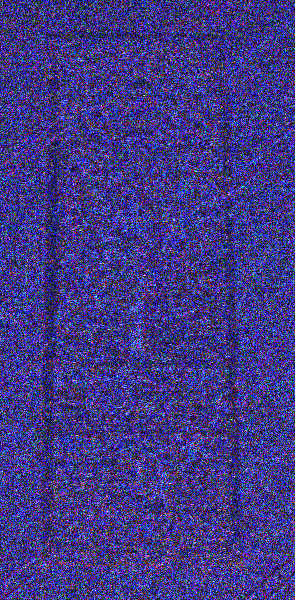
#> input picture outputs/forensics/ela/chilbolton_message_2001_tt/chilbolton_message_2001_tt_ela_q90.png, 295 x 600 px; its folder holds only this picture in this run
$ python info_theory.py ../../outputs/forensics/ela/chilbolton_message_2001_tt/chilbolton_message_2001_tt_ela_q90.png
#> lines starting #> are read from the running program, lines starting #| are printed output that depends on the picture; after the words box and inside, x2 and y2 are one past the last pixel; in counts of white or black regions, pixels touching at a corner belong together
### tools/ccat/ccat.py
"""Crop Circle Analysis Toolkit (CCAT)

Local-first geometry / fractal / metadata probes for aerial crop-circle photos.
Designed for the TIN-STUDY foil-hat lab — not for claiming aliens (Hecklefish sighs).
"""

from __future__ import annotations

import argparse
import json
import math
from dataclasses import asdict, dataclass, field
from pathlib import Path
from typing import Any

import cv2
import numpy as np
from PIL import Image
from PIL.ExifTags import TAGS


@dataclass
class AnalysisResult:
    path: str
    width: int
    height: int
    edge_pixel_ratio: float
    circles_detected: int
    lines_detected: int
    mean_intensity: float
    intensity_std: float
    fractal_dimension: float | None
    symmetry: dict[str, float] = field(default_factory=dict)
    exif: dict[str, Any] = field(default_factory=dict)
    notes: list[str] = field(default_factory=list)

    def to_dict(self) -> dict[str, Any]:
        return asdict(self)


def load_bgr(path: Path) -> np.ndarray:
    img = cv2.imread(str(path), cv2.IMREAD_COLOR)
#> img is the input picture: shape (600, 295, 3); mean B, G, R 133.5, 55.8, 64
    if img is None:
        raise FileNotFoundError(f"Could not read image: {path}")
    return img


# [19 lines left out: functions extract_exif, edge_ratio, not called in this run]


def detect_circles(gray: np.ndarray, return_array: bool = False):
    """Conservative Hough circle count — tuned to avoid wheat-texture false positives.

    Still approximate: verify against claimed circle counts (e.g. Julia Set = 151).
    """
    blur = cv2.GaussianBlur(gray, (9, 9), 2.0)
    h, w = gray.shape
    min_r = max(6, min(h, w) // 60)
    max_r = max(min_r + 1, min(h, w) // 6)
    circles = cv2.HoughCircles(
        blur,
        cv2.HOUGH_GRADIENT,
        dp=1.2,
        minDist=max(min_r * 1.5, 10),
        param1=120,
        param2=40,
        minRadius=min_r,
        maxRadius=max_r,
    )
    if circles is None:
        return (None, 0) if return_array else 0
    count = int(circles.shape[1])
    return (circles, count) if return_array else count


# [162 lines left out: functions detect_lines, box_counting_dimension, rotational_symmetry_score, mirror_symmetry_score, analyze_image, batch_analyze and 1 more, not called in this run]


# [2 lines that do not run on import are left out]

### tools/ccat/preprocess.py
"""Image conditioning BEFORE geometry / fractal / bit reading.

Order: load → (optional) perspective_correct → grayscale → binarize → morph cleanup.
Never run Hough / ratio math on a raw aerial without a mask.

B3 additions (2026-07-25): crop_stubble_mask (excess-green separation of laid vs
standing crop) and a --corners-json CLI hook for perspective_correct. Edmonton
ortho is intentionally left to local (needs hand-picked corner JSON).
"""

from __future__ import annotations

import argparse
import json
from pathlib import Path

import cv2
import numpy as np


def to_grayscale(img: np.ndarray) -> np.ndarray:
    if img.ndim == 2:
        return img
    return cv2.cvtColor(img, cv2.COLOR_BGR2GRAY)
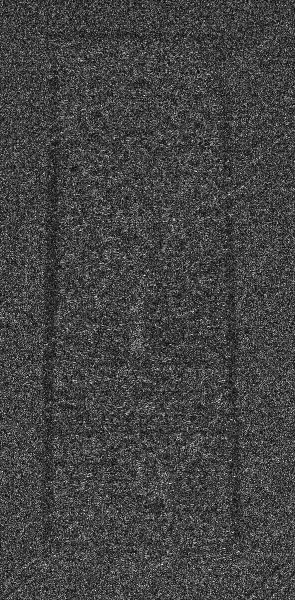
#> returned value: shape (600, 295); min 0, max 255, mean 67.1


def binarize(img: np.ndarray, method: str = "otsu", block_size: int = 51, C: int = 5) -> np.ndarray:
    """Return boolean mask True = flattened / 'ink' (minority class preference)."""
#> called with method = 'otsu', block_size = 51, C = 5
    gray = to_grayscale(img)
    if method == "otsu":
        _, bw = cv2.threshold(gray, 0, 255, cv2.THRESH_BINARY + cv2.THRESH_OTSU)
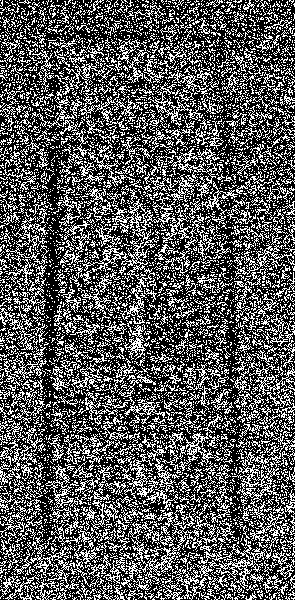
#> bw: shape (600, 295); 34.6% white in thin lines or dots
    elif method == "adaptive":
        bw = cv2.adaptiveThreshold(
            gray, 255, cv2.ADAPTIVE_THRESH_GAUSSIAN_C, cv2.THRESH_BINARY, block_size | 1, C
        )
    else:
        raise ValueError(f"unknown method: {method}")

    fg = bw > 0
#> fg: shape (600, 295) bool; 34.6% white in thin lines or dots
    # Prefer minority as feature (works for light stubble on dark crop and reverse)
    if fg.mean() > 0.5:
        fg = ~fg
    return fg


def morphological_cleanup(mask: np.ndarray, open_px: int = 2, close_px: int = 2) -> np.ndarray:
#> called with open_px = 2, close_px = 2
    out = mask.astype(np.uint8) * 255
    if open_px > 0:
        k = cv2.getStructuringElement(cv2.MORPH_ELLIPSE, (open_px * 2 + 1, open_px * 2 + 1))
        out = cv2.morphologyEx(out, cv2.MORPH_OPEN, k)
#> out: shape (600, 295); every value is 0
    if close_px > 0:
        k = cv2.getStructuringElement(cv2.MORPH_ELLIPSE, (close_px * 2 + 1, close_px * 2 + 1))
        out = cv2.morphologyEx(out, cv2.MORPH_CLOSE, k)
    return out > 0


# [39 lines left out: functions crop_stubble_mask, perspective_correct, load_corners_json, not called in this run]


def pipeline(
    img: np.ndarray,
    method: str = "otsu",
    open_px: int = 2,
    close_px: int = 2,
    src_quad: np.ndarray | None = None,
    out_size: tuple[int, int] = (1024, 1024),
) -> dict:
    work = img
    if src_quad is not None:
        work = perspective_correct(work, src_quad, out_size=out_size)
    gray = to_grayscale(work)
    raw_mask = binarize(gray, method=method)
    mask = morphological_cleanup(raw_mask, open_px=open_px, close_px=close_px)
    return {
        "image": work,
        "gray": gray,
        "mask_raw": raw_mask,
        "mask": mask,
        "ink_fraction": float(mask.mean()),
    }


# [28 lines left out: function main, not called in this run]


# [2 lines that do not run on import are left out]

### tools/ccat/info_theory.py
"""Geometry information probes: radius-sequence entropy, diatonic hits, log-spiral fit.

Run on circle lists from Hough (prefer preprocessed masks) or synthetic generators.
"""

from __future__ import annotations

import argparse
import json
import math
from pathlib import Path

import cv2
import numpy as np

try:
    from .ccat import detect_circles, load_bgr
    from .preprocess import pipeline, to_grayscale
except ImportError:
    from ccat import detect_circles, load_bgr
    from preprocess import pipeline, to_grayscale

import sys

sys.path.insert(0, str(Path(__file__).resolve().parents[1] / "forensics"))
import encoding as E  # noqa: E402
import ratios as R  # noqa: E402


def shannon_entropy(values: np.ndarray, bins: int = 16) -> float:
    hist, _ = np.histogram(values, bins=bins, density=True)
    hist = hist[hist > 0]
    return float(-(hist * np.log2(hist)).sum()) if len(hist) else 0.0


def radius_sequence_stats(radii: list[float]) -> dict:
    r = np.asarray(radii, dtype=float)
    r = r[r > 0]
    if len(r) < 3:
        return {"n": int(len(r)), "error": "too_few"}
    ratios = r[1:] / r[:-1]
    return {
        "n": int(len(r)),
        "radius_entropy_bits": round(shannon_entropy(r), 4),
        "ratio_mean": round(float(ratios.mean()), 5),
        "ratio_std": round(float(ratios.std()), 5),
        "ratio_cv": round(float(ratios.std() / ratios.mean()), 5) if ratios.mean() else None,
        "log_spiral_like": bool(ratios.std() / ratios.mean() < 0.15 and ratios.mean() < 1.0)
        if ratios.mean()
        else False,
        "nearest_diatonic_first_ratio": str(R.nearest_diatonic(float(ratios[0])).note)
        if len(ratios)
        else None,
    }


def circles_from_image(path: Path, use_mask: bool = True) -> list[tuple[float, float, float]]:
    bgr = load_bgr(path)
    if use_mask:
        mask = pipeline(bgr)["mask"]
        # feed masked gray to Hough: standing crop suppressed
        gray = to_grayscale(bgr)
        masked = gray.copy()
        masked[~mask] = 0
        circs, _ = detect_circles(masked, return_array=True)
#> in detect_circles, `circles = cv2.HoughCircles( blur, cv2.HOUGH_GRADIENT, dp=1.2, minDist=..`: circles = None
    else:
        gray = to_grayscale(bgr)
        circs, _ = detect_circles(gray, return_array=True)
    if circs is None:
        return []
    return [(float(x), float(y), float(r)) for x, y, r in circs[0]]


def analyze(path: Path | None = None, synthetic_julia: bool = False) -> dict:
    if synthetic_julia:
        circles = E.generate_log_spiral_circles(n=150)
        src = "synthetic_log_spiral"
    else:
        assert path is not None
        circles = circles_from_image(path)
        src = str(path)
    radii = [c[2] for c in circles]
    # sort by distance from centroid for a crude spiral order
    if circles:
        cx = sum(c[0] for c in circles) / len(circles)
        cy = sum(c[1] for c in circles) / len(circles)
        ordered = sorted(circles, key=lambda c: math.hypot(c[0] - cx, c[1] - cy))
        radii_radial = [c[2] for c in ordered]
    else:
        radii_radial = radii

    julia_class = E.is_true_julia_set(circles) if len(circles) >= 10 else None
    return {
        "source": src,
        "n_circles": len(circles),
        "stats_detection_order": radius_sequence_stats(radii),
        "stats_radial_order": radius_sequence_stats(radii_radial),
        "julia_classification": julia_class,
    }


def main() -> None:
    ap = argparse.ArgumentParser()
    ap.add_argument("image", nargs="?")
    ap.add_argument("--synthetic-julia", action="store_true")
    ap.add_argument("--out", type=Path, default=None)
    args = ap.parse_args()
    result = analyze(Path(args.image) if args.image else None, synthetic_julia=args.synthetic_julia)
    text = json.dumps(result, indent=2)
    print(text)
    if args.out:
        args.out.parent.mkdir(parents=True, exist_ok=True)
        args.out.write_text(text)


if __name__ == "__main__":
    main()

$ run again, on outputs/forensics/ela/crabwood_2002_disc_crop/crabwood_2002_disc_crop_pair_q90.png
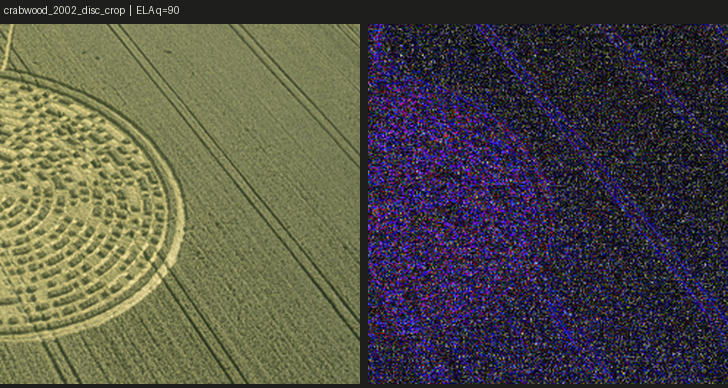
#> input picture outputs/forensics/ela/crabwood_2002_disc_crop/crabwood_2002_disc_crop_pair_q90.png, 728 x 388 px
#> in load_bgr, img is the input picture: shape (388, 728, 3); mean B, G, R 70.7, 79.1, 81.3
#> in binarize, `_, bw = cv2.threshold(gray, 0, 255, cv2.THRESH_BINARY + cv2.THRESH_OTSU)`:
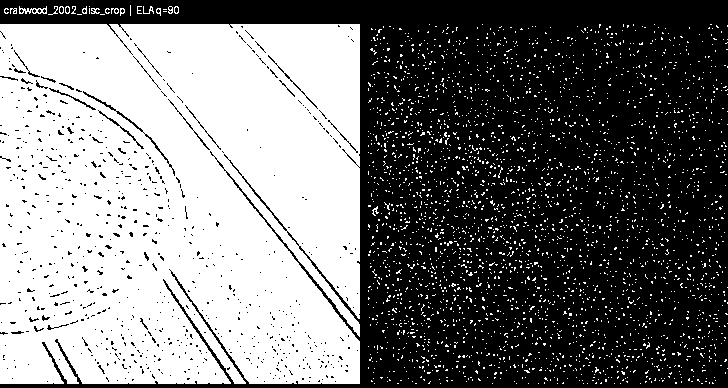
#> bw: shape (388, 728); 46.7% white; 2866 white regions (2851 under 20 px), largest, box (x1, y1, x2, y2) and area: (0, 24, 360, 384) 123729, (19, 6, 47, 14) 108, (143, 6, 154, 14) 34
#> in detect_circles, `blur = cv2.GaussianBlur(gray, (9, 9), 2.0)`:
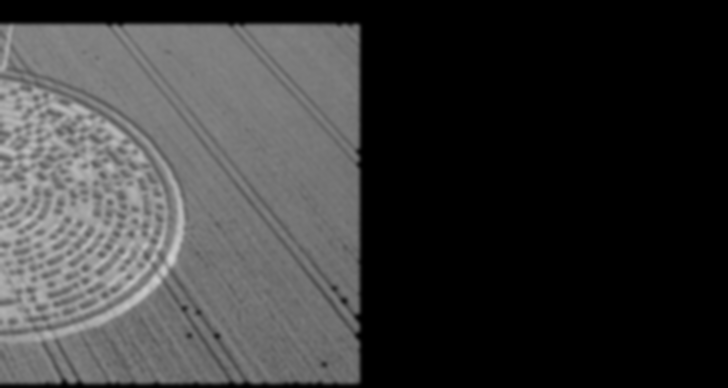
#> blur: shape (388, 728); min 0, max 207, mean 56.8
#> in detect_circles, `circles = cv2.HoughCircles( blur, cv2.HOUGH_GRADIENT, dp=1.2, minDist=..`: circles = 67 rows, first 8: [95.4, 195, 63.24], [85.8, 168.6, 63.24], [82.2, 189, 61.92], [101.4, 203.4, 63.24], [88.2, 240.6, 57.96], [119.4, 211.8, 63.24], [113.4, 197.4, 63.24], [102.6, 178.2, 59.28]
#> circs has the same summary as circles in detect_circles
#> in analyze, `circles = circles_from_image(path)`: circles = 67 items, first 6: (95.4, 195, 63.24), (85.8, 168.6, 63.24), (82.2, 189, 61.92), (101.4, 203.4, 63.24), (88.2, 240.6, 57.96), (119.4, 211.8, 63.24)
#> in analyze, `radii = [c[2] for c in circles]`: radii = 67 values, max 63.24 at index 0, min 17.04 at index 65, mean 38.43
#> cx = 80.44
#> cy = 210.4
#> ordered = 67 items, first 6: (82.2, 204.6, 60.6), (73.8, 197.4, 63.24), (65.4, 214.2, 56.64), (70.2, 223.8, 59.28), (83.4, 227.4, 63.24), (95.4, 195, 63.24)
#> radii_radial = 67 values, max 63.24 at index 1, min 17.04 at index 12, mean 38.43
#> in is_true_julia_set, ``: ratios = 66 values, max 1.57 at index 38, min 0.694 at index 39, mean 0.995
#> mean = 0.995
#> cv = 0.152
#> log_spiral = False
#> julia_class = 6 items
#> in radius_sequence_stats, `r = np.asarray(radii, dtype=float)`: r has the same summary as radii in analyze
#> in shannon_entropy, `hist, _ = np.histogram(values, bins=bins, density=True)`: hist = [0.0207, 0.0155, 0.0362, 0.0414, 0.0362, 0.0414, 0.00517, 0.0155, 0.0103, 0.0155, 0.0258, 0, 0.00517, 0.00517, 0.0207, 0.0517]
#> in shannon_entropy, `hist = hist[hist > 0]`: hist = [0.0207, 0.0155, 0.0362, 0.0414, 0.0362, 0.0414, 0.00517, 0.0155, 0.0103, 0.0155, 0.0258, 0.00517, 0.00517, 0.0207, 0.0517]
#> after the loop in reduce_to_octave, ``: r = 1
#> name = 'unison (1:1)'
#> err = 0
#> result = 5 items
#> (printed output is left out)
